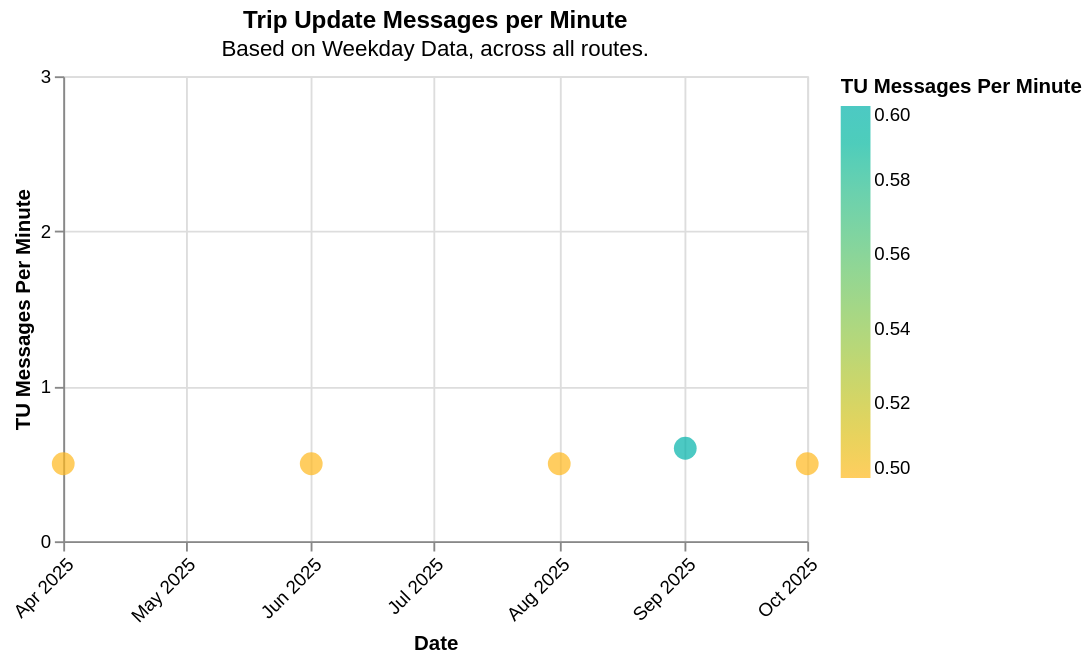
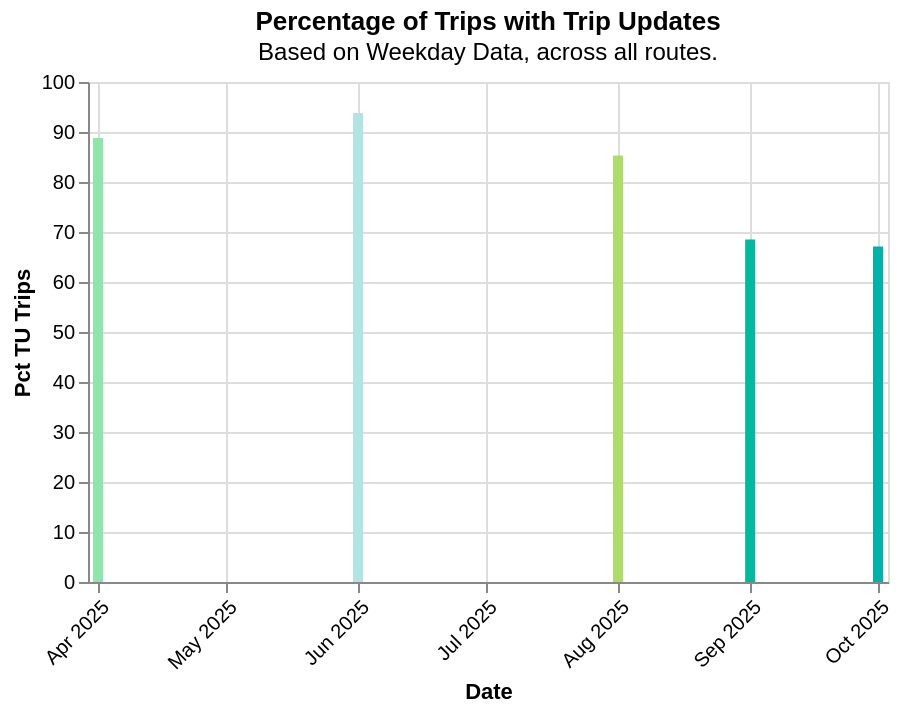

The notebook cell saved with these charts, in order:
### Markdown cell above
## Trip Update Overview

### Code cell
try:
    display(utils.create_tu_minute(operator_df))
    display(utils.create_tu_pct(operator_df))
except:
    display(Markdown(f"""{analysis_name} doesn't have trip update information."""))

### Figure 1 — Vega-Lite specification as saved in the notebook (floating-point values rounded to 4 significant figures)
{"config": {"view": {"continuousWidth": 300, "continuousHeight": 300}}, "data": {"name": "data-8c98e26136b2649759358f95c397a02f"}, "mark": {"type": "circle", "size": 150}, "encoding": {"color": {"field": "TU Messages Per Minute", "scale": {"range": ["#ffb81c", "#00b2a9"]}, "title": "TU Messages Per Minute", "type": "quantitative"}, "tooltip": [{"field": "Date", "type": "temporal"}, {"field": "TU Messages Per Minute", "type": "quantitative"}], "x": {"axis": {"format": "%b %Y", "labelAngle": -45}, "field": "Date", "title": "Date", "type": "temporal"}, "y": {"axis": {"values": [0, 1, 2, 3]}, "field": "TU Messages Per Minute", "scale": {"domain": [0, 3], "nice": false}, "title": "TU Messages Per Minute", "type": "quantitative"}}, "height": 250, "title": {"text": ["Trip Update Messages per Minute"], "subtitle": ["Based on Weekday Data, across all routes."]}, "width": 400, "$schema": "https://vega.github.io/schema/vega-lite/v6.1.0.json", "datasets": {"data-8c98e26136b2649759358f95c397a02f": [{"Date": "2025-12-01T00:00:00", "Analysis Name": "City of Visalia", "Caltrans District": "06-Fresno / Bakersfield", "VP Name": null, "TU Name": null, "N Trips": 14722, "Day Type": "Weekday", "Daily Trips": 640.1, "Ttl Service Hours": 7311.0, "N Routes": 27, "N Days": 23, "N Shapes": 27, "N Stops": 508, "VP Messages Per Minute": null, "N VP Trips": 0, "Daily VP Trips": 0.0, "Pct VP Trips": null, "TU Messages Per Minute": null, "N TU Trips": 0, "Daily TU Trips": 0.0, "Pct TU Trips": null}, {"Date": "2025-11-01T00:00:00", "Analysis Name": "City of Visalia", "Caltrans District": "06-Fresno / Bakersfield", "VP Name": null, "TU Name": null, "N Trips": 7160, "Day Type": "Weekday", "Daily Trips": 650.9, "Ttl Service Hours": 3555.0, "N Routes": 27, "N Days": 11, "N Shapes": 27, "N Stops": 508, "VP Messages Per Minute": null, "N VP Trips": 0, "Daily VP Trips": 0.0, "Pct VP Trips": null, "TU Messages Per Minute": null, "N TU Trips": 0, "Daily TU Trips": 0.0, "Pct TU Trips": null}, {"Date": "2026-01-01T00:00:00", "Analysis Name": "City of Visalia", "Caltrans District": "06-Fresno / Bakersfield", "VP Name": null, "TU Name": null, "N Trips": 15036, "Day Type": "Weekday", "Daily Trips": 683.5, "Ttl Service Hours": 7465.0, "N Routes": 27, "N Days": 22, "N Shapes": 27, "N Stops": 508, "VP Messages Per Minute": null, "N VP Trips": 0, "Daily VP Trips": 0.0, "Pct VP Trips": null, "TU Messages Per Minute": null, "N TU Trips": 0, "Daily TU Trips": 0.0, "Pct TU Trips": null}, {"Date": "2025-05-01T00:00:00", "Analysis Name": "City of Visalia", "Caltrans District": "06-Fresno / Bakersfield", "VP Name": null, "TU Name": null, "N Trips": 666, "Day Type": "Weekday", "Daily Trips": 666.0, "Ttl Service Hours": 327.9, "N Routes": 13, "N Days": 1, "N Shapes": 26, "N Stops": 504, "VP Messages Per Minute": null, "N VP Trips": 0, "Daily VP Trips": 0.0, "Pct VP Trips": null, "TU Messages Per Minute": null, "N TU Trips": 0, "Daily TU Trips": 0.0, "Pct TU Trips": null}, {"Date": "2025-07-01T00:00:00", "Analysis Name": "City of Visalia", "Caltrans District": "06-Fresno / Bakersfield", "VP Name": null, "TU Name": null, "N Trips": 666, "Day Type": "Weekday", "Daily Trips": 666.0, "Ttl Service Hours": 327.9, "N Routes": 13, "N Days": 1, "N Shapes": 26, "N Stops": 504, "VP Messages Per Minute": null, "N VP Trips": 0, "Daily VP Trips": 0.0, "Pct VP Trips": null, "TU Messages Per Minute": null, "N TU Trips": 0, "Daily TU Trips": 0.0, "Pct TU Trips": null}, {"Date": "2026-02-01T00:00:00", "Analysis Name": "City of Visalia", "Caltrans District": "06-Fresno / Bakersfield", "VP Name": null, "TU Name": null, "N Trips": 14006, "Day Type": "Weekday", "Daily Trips": 700.3, "Ttl Service Hours": 6955.0, "N Routes": 27, "N Days": 20, "N Shapes": 27, "N Stops": 508, "VP Messages Per Minute": null, "N VP Trips": 0, "Daily VP Trips": 0.0, "Pct VP Trips": null, "TU Messages Per Minute": null, "N TU Trips": 0, "Daily TU Trips": 0.0, "Pct TU Trips": null}, {"Date": "2026-04-01T00:00:00", "Analysis Name": "City of Visalia", "Caltrans District": "06-Fresno / Bakersfield", "VP Name": null, "TU Name": null, "N Trips": 15752, "Day Type": "Weekday", "Daily Trips": 716.0, "Ttl Service Hours": 7821.0, "N Routes": 27, "N Days": 22, "N Shapes": 27, "N Stops": 508, "VP Messages Per Minute": null, "N VP Trips": 0, "Daily VP Trips": 0.0, "Pct VP Trips": null, "TU Messages Per Minute": null, "N TU Trips": 0, "Daily TU Trips": 0.0, "Pct TU Trips": null}, {"Date": "2026-03-01T00:00:00", "Analysis Name": "City of Visalia", "Caltrans District": "06-Fresno / Bakersfield", "VP Name": null, "TU Name": null, "N Trips": 15752, "Day Type": "Weekday", "Daily Trips": 716.0, "Ttl Service Hours": 7821.0, "N Routes": 27, "N Days": 22, "N Shapes": 27, "N Stops": 508, "VP Messages Per Minute": null, "N VP Trips": 0, "Daily VP Trips": 0.0, "Pct VP Trips": null, "TU Messages Per Minute": null, "N TU Trips": 0, "Daily TU Trips": 0.0, "Pct TU Trips": null}, {"Date": "2025-04-01T00:00:00", "Analysis Name": "City of Visalia", "Caltrans District": "06-Fresno / Bakersfield", "VP Name": "Visalia VehiclePositions", "TU Name": "Visalia TripUpdates", "N Trips": 14652, "Day Type": "Weekday", "Daily Trips": 666.0, "Ttl Service Hours": 7213.0, "N Routes": 13, "N Days": 22, "N Shapes": 26, "N Stops": 504, "VP Messages Per Minute": 2.8, "N VP Trips": 11957, "Daily VP Trips": 543.5, "Pct VP Trips": 81.6, "TU Messages Per Minute": 0.5, "N TU Trips": 13007, "Daily TU Trips": 591.2, "Pct TU Trips": 88.8}, {"Date": "2025-08-01T00:00:00", "Analysis Name": "City of Visalia", "Caltrans District": "06-Fresno / Bakersfield", "VP Name": "Visalia VehiclePositions", "TU Name": "Visalia TripUpdates", "N Trips": 13986, "Day Type": "Weekday", "Daily Trips": 666.0, "Ttl Service Hours": 6885.0, "N Routes": 13, "N Days": 21, "N Shapes": 26, "N Stops": 504, "VP Messages Per Minute": 2.9, "N VP Trips": 10998, "Daily VP Trips": 523.7, "Pct VP Trips": 78.6, "TU Messages Per Minute": 0.5, "N TU Trips": 11931, "Daily TU Trips": 568.1, "Pct TU Trips": 85.3}, {"Date": "2025-06-01T00:00:00", "Analysis Name": "City of Visalia", "Caltrans District": "06-Fresno / Bakersfield", "VP Name": "Visalia VehiclePositions", "TU Name": "Visalia TripUpdates", "N Trips": 13986, "Day Type": "Weekday", "Daily Trips": 666.0, "Ttl Service Hours": 6885.0, "N Routes": 13, "N Days": 21, "N Shapes": 26, "N Stops": 504, "VP Messages Per Minute": 2.9, "N VP Trips": 12262, "Daily VP Trips": 583.9, "Pct VP Trips": 87.7, "TU Messages Per Minute": 0.5, "N TU Trips": 13117, "Daily TU Trips": 624.6, "Pct TU Trips": 93.8}, {"Date": "2025-09-01T00:00:00", "Analysis Name": "City of Visalia", "Caltrans District": "06-Fresno / Bakersfield", "VP Name": "Visalia VehiclePositions", "TU Name": "Visalia TripUpdates", "N Trips": 14652, "Day Type": "Weekday", "Daily Trips": 666.0, "Ttl Service Hours": 7213.0, "N Routes": 13, "N Days": 22, "N Shapes": 26, "N Stops": 504, "VP Messages Per Minute": 2.9, "N VP Trips": 9213, "Daily VP Trips": 418.8, "Pct VP Trips": 62.9, "TU Messages Per Minute": 0.6, "N TU Trips": 10032, "Daily TU Trips": 456.0, "Pct TU Trips": 68.5}, {"Date": "2025-10-01T00:00:00", "Analysis Name": "City of Visalia", "Caltrans District": "06-Fresno / Bakersfield", "VP Name": "Visalia VehiclePositions", "TU Name": "Visalia TripUpdates", "N Trips": 15318, "Day Type": "Weekday", "Daily Trips": 666.0, "Ttl Service Hours": 7541.0, "N Routes": 13, "N Days": 23, "N Shapes": 26, "N Stops": 504, "VP Messages Per Minute": 3.0, "N VP Trips": 9629, "Daily VP Trips": 418.7, "Pct VP Trips": 62.9, "TU Messages Per Minute": 0.5, "N TU Trips": 10277, "Daily TU Trips": 446.8, "Pct TU Trips": 67.1}]}}

### Figure 2 — Vega-Lite specification as saved in the notebook (floating-point values rounded to 4 significant figures)
{"config": {"view": {"continuousWidth": 300, "continuousHeight": 300}}, "data": {"name": "data-8c98e26136b2649759358f95c397a02f"}, "mark": {"type": "bar"}, "encoding": {"color": {"field": "Pct TU Trips", "legend": null, "scale": {"range": ["#00b2a9", "#ffb81c", "#b1e4e3"]}, "title": "Pct TU Trips", "type": "quantitative"}, "tooltip": [{"field": "Date", "type": "temporal"}, {"field": "Pct TU Trips", "type": "quantitative"}], "x": {"axis": {"format": "%b %Y", "labelAngle": -45}, "field": "Date", "title": "Date", "type": "temporal"}, "y": {"axis": {"values": [0, 10, 20, 30, 40, 50, 60, 70, 80, 90, 100]}, "field": "Pct TU Trips", "scale": {"domain": [0, 100], "nice": false}, "title": "Pct TU Trips", "type": "quantitative"}}, "height": 250, "title": {"text": ["Percentage of Trips with Trip Updates"], "subtitle": ["Based on Weekday Data, across all routes."]}, "width": 400, "$schema": "https://vega.github.io/schema/vega-lite/v6.1.0.json", "datasets": {"data-8c98e26136b2649759358f95c397a02f": [{"Date": "2025-12-01T00:00:00", "Analysis Name": "City of Visalia", "Caltrans District": "06-Fresno / Bakersfield", "VP Name": null, "TU Name": null, "N Trips": 14722, "Day Type": "Weekday", "Daily Trips": 640.1, "Ttl Service Hours": 7311.0, "N Routes": 27, "N Days": 23, "N Shapes": 27, "N Stops": 508, "VP Messages Per Minute": null, "N VP Trips": 0, "Daily VP Trips": 0.0, "Pct VP Trips": null, "TU Messages Per Minute": null, "N TU Trips": 0, "Daily TU Trips": 0.0, "Pct TU Trips": null}, {"Date": "2025-11-01T00:00:00", "Analysis Name": "City of Visalia", "Caltrans District": "06-Fresno / Bakersfield", "VP Name": null, "TU Name": null, "N Trips": 7160, "Day Type": "Weekday", "Daily Trips": 650.9, "Ttl Service Hours": 3555.0, "N Routes": 27, "N Days": 11, "N Shapes": 27, "N Stops": 508, "VP Messages Per Minute": null, "N VP Trips": 0, "Daily VP Trips": 0.0, "Pct VP Trips": null, "TU Messages Per Minute": null, "N TU Trips": 0, "Daily TU Trips": 0.0, "Pct TU Trips": null}, {"Date": "2026-01-01T00:00:00", "Analysis Name": "City of Visalia", "Caltrans District": "06-Fresno / Bakersfield", "VP Name": null, "TU Name": null, "N Trips": 15036, "Day Type": "Weekday", "Daily Trips": 683.5, "Ttl Service Hours": 7465.0, "N Routes": 27, "N Days": 22, "N Shapes": 27, "N Stops": 508, "VP Messages Per Minute": null, "N VP Trips": 0, "Daily VP Trips": 0.0, "Pct VP Trips": null, "TU Messages Per Minute": null, "N TU Trips": 0, "Daily TU Trips": 0.0, "Pct TU Trips": null}, {"Date": "2025-05-01T00:00:00", "Analysis Name": "City of Visalia", "Caltrans District": "06-Fresno / Bakersfield", "VP Name": null, "TU Name": null, "N Trips": 666, "Day Type": "Weekday", "Daily Trips": 666.0, "Ttl Service Hours": 327.9, "N Routes": 13, "N Days": 1, "N Shapes": 26, "N Stops": 504, "VP Messages Per Minute": null, "N VP Trips": 0, "Daily VP Trips": 0.0, "Pct VP Trips": null, "TU Messages Per Minute": null, "N TU Trips": 0, "Daily TU Trips": 0.0, "Pct TU Trips": null}, {"Date": "2025-07-01T00:00:00", "Analysis Name": "City of Visalia", "Caltrans District": "06-Fresno / Bakersfield", "VP Name": null, "TU Name": null, "N Trips": 666, "Day Type": "Weekday", "Daily Trips": 666.0, "Ttl Service Hours": 327.9, "N Routes": 13, "N Days": 1, "N Shapes": 26, "N Stops": 504, "VP Messages Per Minute": null, "N VP Trips": 0, "Daily VP Trips": 0.0, "Pct VP Trips": null, "TU Messages Per Minute": null, "N TU Trips": 0, "Daily TU Trips": 0.0, "Pct TU Trips": null}, {"Date": "2026-02-01T00:00:00", "Analysis Name": "City of Visalia", "Caltrans District": "06-Fresno / Bakersfield", "VP Name": null, "TU Name": null, "N Trips": 14006, "Day Type": "Weekday", "Daily Trips": 700.3, "Ttl Service Hours": 6955.0, "N Routes": 27, "N Days": 20, "N Shapes": 27, "N Stops": 508, "VP Messages Per Minute": null, "N VP Trips": 0, "Daily VP Trips": 0.0, "Pct VP Trips": null, "TU Messages Per Minute": null, "N TU Trips": 0, "Daily TU Trips": 0.0, "Pct TU Trips": null}, {"Date": "2026-04-01T00:00:00", "Analysis Name": "City of Visalia", "Caltrans District": "06-Fresno / Bakersfield", "VP Name": null, "TU Name": null, "N Trips": 15752, "Day Type": "Weekday", "Daily Trips": 716.0, "Ttl Service Hours": 7821.0, "N Routes": 27, "N Days": 22, "N Shapes": 27, "N Stops": 508, "VP Messages Per Minute": null, "N VP Trips": 0, "Daily VP Trips": 0.0, "Pct VP Trips": null, "TU Messages Per Minute": null, "N TU Trips": 0, "Daily TU Trips": 0.0, "Pct TU Trips": null}, {"Date": "2026-03-01T00:00:00", "Analysis Name": "City of Visalia", "Caltrans District": "06-Fresno / Bakersfield", "VP Name": null, "TU Name": null, "N Trips": 15752, "Day Type": "Weekday", "Daily Trips": 716.0, "Ttl Service Hours": 7821.0, "N Routes": 27, "N Days": 22, "N Shapes": 27, "N Stops": 508, "VP Messages Per Minute": null, "N VP Trips": 0, "Daily VP Trips": 0.0, "Pct VP Trips": null, "TU Messages Per Minute": null, "N TU Trips": 0, "Daily TU Trips": 0.0, "Pct TU Trips": null}, {"Date": "2025-04-01T00:00:00", "Analysis Name": "City of Visalia", "Caltrans District": "06-Fresno / Bakersfield", "VP Name": "Visalia VehiclePositions", "TU Name": "Visalia TripUpdates", "N Trips": 14652, "Day Type": "Weekday", "Daily Trips": 666.0, "Ttl Service Hours": 7213.0, "N Routes": 13, "N Days": 22, "N Shapes": 26, "N Stops": 504, "VP Messages Per Minute": 2.8, "N VP Trips": 11957, "Daily VP Trips": 543.5, "Pct VP Trips": 81.6, "TU Messages Per Minute": 0.5, "N TU Trips": 13007, "Daily TU Trips": 591.2, "Pct TU Trips": 88.8}, {"Date": "2025-08-01T00:00:00", "Analysis Name": "City of Visalia", "Caltrans District": "06-Fresno / Bakersfield", "VP Name": "Visalia VehiclePositions", "TU Name": "Visalia TripUpdates", "N Trips": 13986, "Day Type": "Weekday", "Daily Trips": 666.0, "Ttl Service Hours": 6885.0, "N Routes": 13, "N Days": 21, "N Shapes": 26, "N Stops": 504, "VP Messages Per Minute": 2.9, "N VP Trips": 10998, "Daily VP Trips": 523.7, "Pct VP Trips": 78.6, "TU Messages Per Minute": 0.5, "N TU Trips": 11931, "Daily TU Trips": 568.1, "Pct TU Trips": 85.3}, {"Date": "2025-06-01T00:00:00", "Analysis Name": "City of Visalia", "Caltrans District": "06-Fresno / Bakersfield", "VP Name": "Visalia VehiclePositions", "TU Name": "Visalia TripUpdates", "N Trips": 13986, "Day Type": "Weekday", "Daily Trips": 666.0, "Ttl Service Hours": 6885.0, "N Routes": 13, "N Days": 21, "N Shapes": 26, "N Stops": 504, "VP Messages Per Minute": 2.9, "N VP Trips": 12262, "Daily VP Trips": 583.9, "Pct VP Trips": 87.7, "TU Messages Per Minute": 0.5, "N TU Trips": 13117, "Daily TU Trips": 624.6, "Pct TU Trips": 93.8}, {"Date": "2025-09-01T00:00:00", "Analysis Name": "City of Visalia", "Caltrans District": "06-Fresno / Bakersfield", "VP Name": "Visalia VehiclePositions", "TU Name": "Visalia TripUpdates", "N Trips": 14652, "Day Type": "Weekday", "Daily Trips": 666.0, "Ttl Service Hours": 7213.0, "N Routes": 13, "N Days": 22, "N Shapes": 26, "N Stops": 504, "VP Messages Per Minute": 2.9, "N VP Trips": 9213, "Daily VP Trips": 418.8, "Pct VP Trips": 62.9, "TU Messages Per Minute": 0.6, "N TU Trips": 10032, "Daily TU Trips": 456.0, "Pct TU Trips": 68.5}, {"Date": "2025-10-01T00:00:00", "Analysis Name": "City of Visalia", "Caltrans District": "06-Fresno / Bakersfield", "VP Name": "Visalia VehiclePositions", "TU Name": "Visalia TripUpdates", "N Trips": 15318, "Day Type": "Weekday", "Daily Trips": 666.0, "Ttl Service Hours": 7541.0, "N Routes": 13, "N Days": 23, "N Shapes": 26, "N Stops": 504, "VP Messages Per Minute": 3.0, "N VP Trips": 9629, "Daily VP Trips": 418.7, "Pct VP Trips": 62.9, "TU Messages Per Minute": 0.5, "N TU Trips": 10277, "Daily TU Trips": 446.8, "Pct TU Trips": 67.1}]}}
